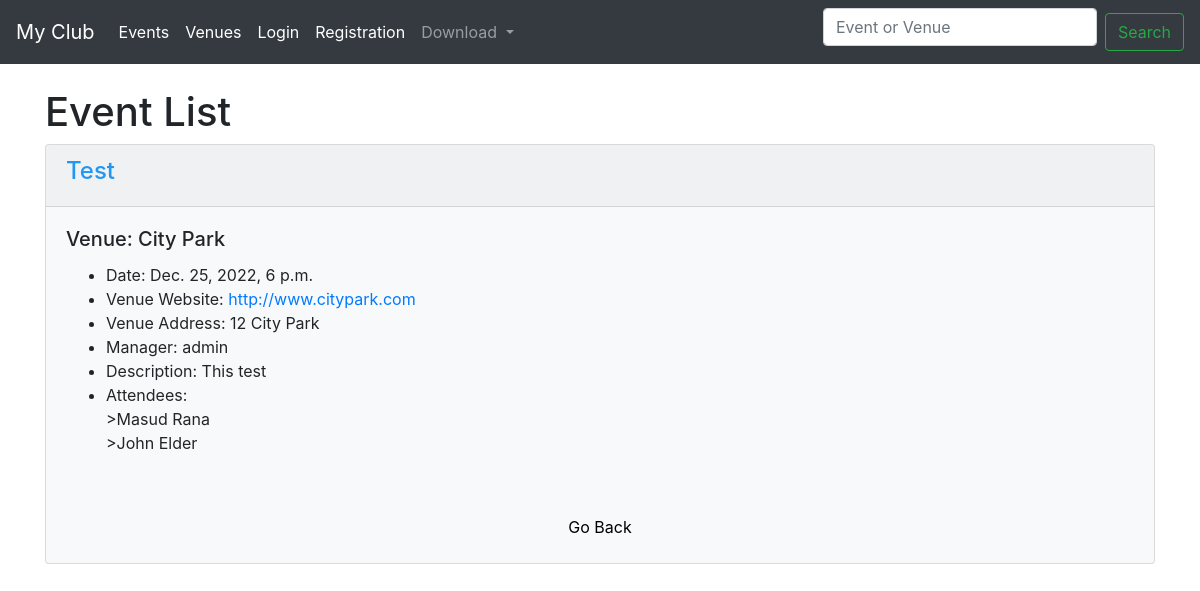
/show-event/eventid6/, run on an earlier commit of the app's database.
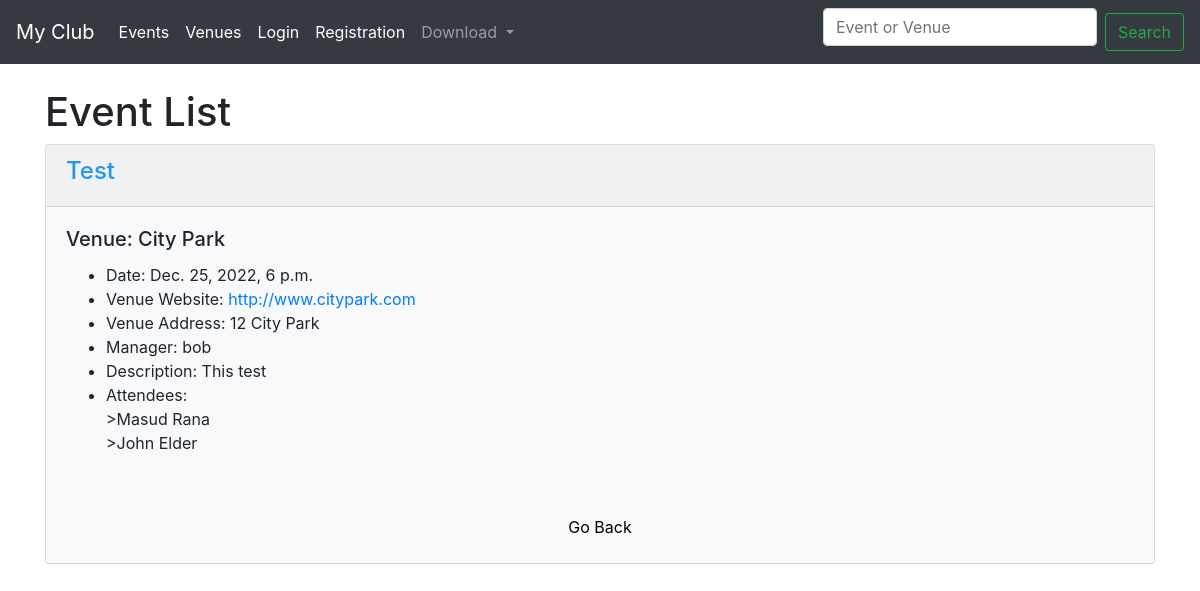
And on a later commit of the database.
### events/models.py (models this page shows, shortened)
class Event(models.Model):
	name = models.CharField('Event name', max_length=120)
	event_date = models.DateTimeField('Event date')
	venue = models.ForeignKey(Venue, null=True, on_delete=models.CASCADE)
	manager = models.ForeignKey(User, blank=True,on_delete=models.CASCADE)
	description = models.TextField(blank=True)
	attendees = models.ManyToManyField(MyClubUser,blank=True)
	def __str__(self):
		return self.name

class Venue(models.Model):
	name = models.CharField('Venue name', max_length=120)
	address = models.CharField(max_length=300)
	zip_code = models.CharField('Zip Code',max_length=10,blank=True)
	phone = models.CharField('Contact phone',max_length=15,blank=True)
	web = models.URLField('Website address', blank=True)
	email = models.EmailField('Email address',blank=True)
	def __str__(self):
		return self.name

### events/views.py (the view)
# urls.py: path('show-event/eventid<int:event_id>/', views.show_event, name='show-event'),
def show_event(request, event_id):
	event = Event.objects.get(pk=event_id)
	return render(request, 'events/show_event.html',{'event':event})

### events/models.py (called while the page is built)
	def __str__(self):
		return self.first_name + ' ' + self.last_name

### events/templates/events/show_event.html
{% extends 'events/base.html' %}
    {% block content %}
      <h1>Event List</h1>
      <div class="card bg-light mb-3">
        <div class="card-header" style="color:#2196f3;"> <strong> <h4>{{event | title}}</h4> </strong> </div>
          <div class="card-body">
            <h5 class="card-title">Venue: {{event.venue | title}}</h5>
            <ul>
              <li>Date: {{event.event_date}}</li>
              <li>Venue Website: <a href="{{event.venue.web}}" target="_blank">{{event.venue.web}}</a></li>
              <li>Venue Address: {{event.venue.address}}</li>
              <li>Manager: {{event.manager}}</li>
              <li>Description: {{event.description}}</li>
              <li>Attendees:<br/>
              {% for userattend in event.attendees.all %}
                >{{userattend}}<br>
                {% endfor %}
              </li>
            </ul>
        <br>
    </div>
    <div class="text-center">
      <a id="back" style="padding:8px;text-decoration: none;color: black;" href="{% url 'list-events' %}">Go Back</a><br><br>
  </div>
  </div>
    {% endblock content %}

What changed in the data, as far as the page shows it:
changed Event "Test": manager "admin" → "bob"
